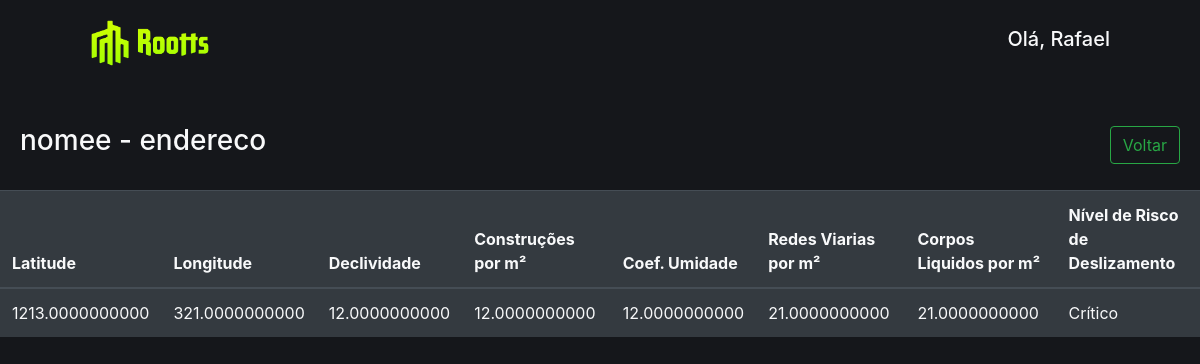
Page /encosta/1/ (signed in) on the committed database.
### roottsApp/models.py (models this page shows, shortened)
class User(AbstractUser):
    is_engineer = models.BooleanField(default=False)
    def __str__(self):
        return self.username

class Encosta(models.Model):
    nome = models.CharField(max_length=15)
    local = models.CharField(max_length=40)
    latitude = models.DecimalField(max_digits=20, decimal_places=10)
    longitude = models.DecimalField(max_digits=20, decimal_places=10)
    declividade = models.DecimalField(max_digits=20, decimal_places=10)
    numeroConstrucoes = models.DecimalField(max_digits=20, decimal_places=10)
    coeficienteUmidade = models.DecimalField(max_digits=20, decimal_places=10)
    proximidadeRedeViarias = models.DecimalField(max_digits=20, decimal_places=10)
    proximidadeCorposLiquidos = models.DecimalField(max_digits=20, decimal_places=10)
    PRIORITY_LEVELS = (
        ('Muito Baixo', 'Muito Baixo'),
        ('Baixo', 'Baixo'),
        ('Médio', 'Médio'),
        ('Alto', 'Alto'),
        ('Crítico', 'Crítico'),
    )
    prioridadeEncosta = models.CharField(max_length=30, choices=PRIORITY_LEVELS, default = 'Muito Baixo')

### roottsApp/views.py (the view)
# urls.py: path('encosta/<int:pk>/', EncostaSelecionadaView, name='view_encosta'),
@login_required(login_url='/login/')
@user_passes_test(lambda u: u.is_engineer, login_url='/login/')
def EncostaSelecionadaView(request, pk):
  encosta = Encosta.objects.get(id=pk)
  return render(request, 'encosta_selecionada.html', {'encosta': encosta})

### roottsApp/templates/encosta_selecionada.html
{% extends 'base.html' %}
{% load humanize %}
{% block content %}
<div class="text-light" style="margin-bottom: 1.5rem;display: flex; align-items: center;justify-content: space-between;">
  <div style="margin-left: 20px;">
  <h3>
      {{ encosta.nome }} - {{ encosta.local }}
    </h3>
  </div>
    <a href="{% url 'crud' %}" class="btn btn-outline-success" style="margin-right: 20px;">Voltar</a>
</div>
    <div class="table-responsive-xl table-dark">
      <table class="table text-light">
        <thead>
          <tr>
            <th scope="col">Latitude</th>
            <th scope="col">Longitude</th>
            <th scope="col">Declividade</th>
            <th scope="col">Construções por m²</th>
            <th scope="col">Coef. Umidade</th>
            <th scope="col">Redes Viarias por m²</th>
            <th scope="col">Corpos Liquidos por m²</th>
            <th scope="col">Nível de Risco de Deslizamento</th>
          </tr>
        </thead>
        <tbody>
          <tr>
            <td>{{ encosta.latitude }}</td>
            <td>{{ encosta.longitude }}</td>
            <td>{{ encosta.declividade }}</td>
            <td>{{ encosta.numeroConstrucoes }}</td>
            <td>{{ encosta.coeficienteUmidade }}</td>
            <td>{{ encosta.proximidadeRedeViarias }}</td>
            <td>{{ encosta.proximidadeCorposLiquidos }}</td>
            <td>{{ encosta.prioridadeEncosta }}</td>
          </tr>
      </table>
    </div>
    </div>
{% endblock %}

### roottsApp/templates/base.html (shortened to what this page needs)
{% load bootstrap4 %} {% load static %}
<!DOCTYPE html>
<html lang="pt-br">
  <head>
    <link rel="stylesheet" href="https://cdnjs.cloudflare.com/ajax/libs/font-awesome/6.2.0/css/fontawesome.min.css" />
    <link rel="stylesheet" href="https://cdnjs.cloudflare.com/ajax/libs/font-awesome/6.2.0/css/all.min.css" />
    {% bootstrap_css %}
  </head>
  <body>
    <nav class="nav">
      <a href="{% url 'index' %}" id="logo">
        <img src="{% static "roottsapp/images/roottst.png" %}" alt="rootts"
        id="image" style="width:120px;" />
      </a>
      {% if request.user.is_authenticated %}
        <h5 class="text-light">Olá, {{request.user}}</h5>
      {% else %}
      <h5 class="text-light">Olá, usuário(a)</h5>
      {% endif %}
    </nav>
    <div class="content">{% block content %} {% endblock %}</div>
  </body>
</html>

### roottsApp/templates/base.html (style rules this page uses)
* { margin: 0; padding: 0; box-sizing: border-box; }
body { background-color: #15171b; }
#logo { color: #4fdb0d; font-size: 1.5rem; margin-left: 5rem; transition: ease 0.5s; }
.nav { width: 100vw; top: 0; display: flex; align-items: center; justify-content: space-between; flex-wrap: nowrap; padding: 20px 10px 10px 10px; }
.nav h5 { margin-right: 5rem; }
.content { padding-top: 3rem; width: 100vw; }
td { padding: 10px 0px 10px 2px; }

### rows in the picture
User: user "Rafael"
Encosta: nome "nomee", local "endereco", latitude "1213.0000000000", longitude "321.0000000000", declividade "12.0000000000", numeroConstrucoes "12.0000000000", coeficienteUmidade "12.0000000000", proximidadeRedeViarias "21.0000000000", proximidadeCorposLiquidos "21.0000000000", prioridadeEncosta "Crítico"
